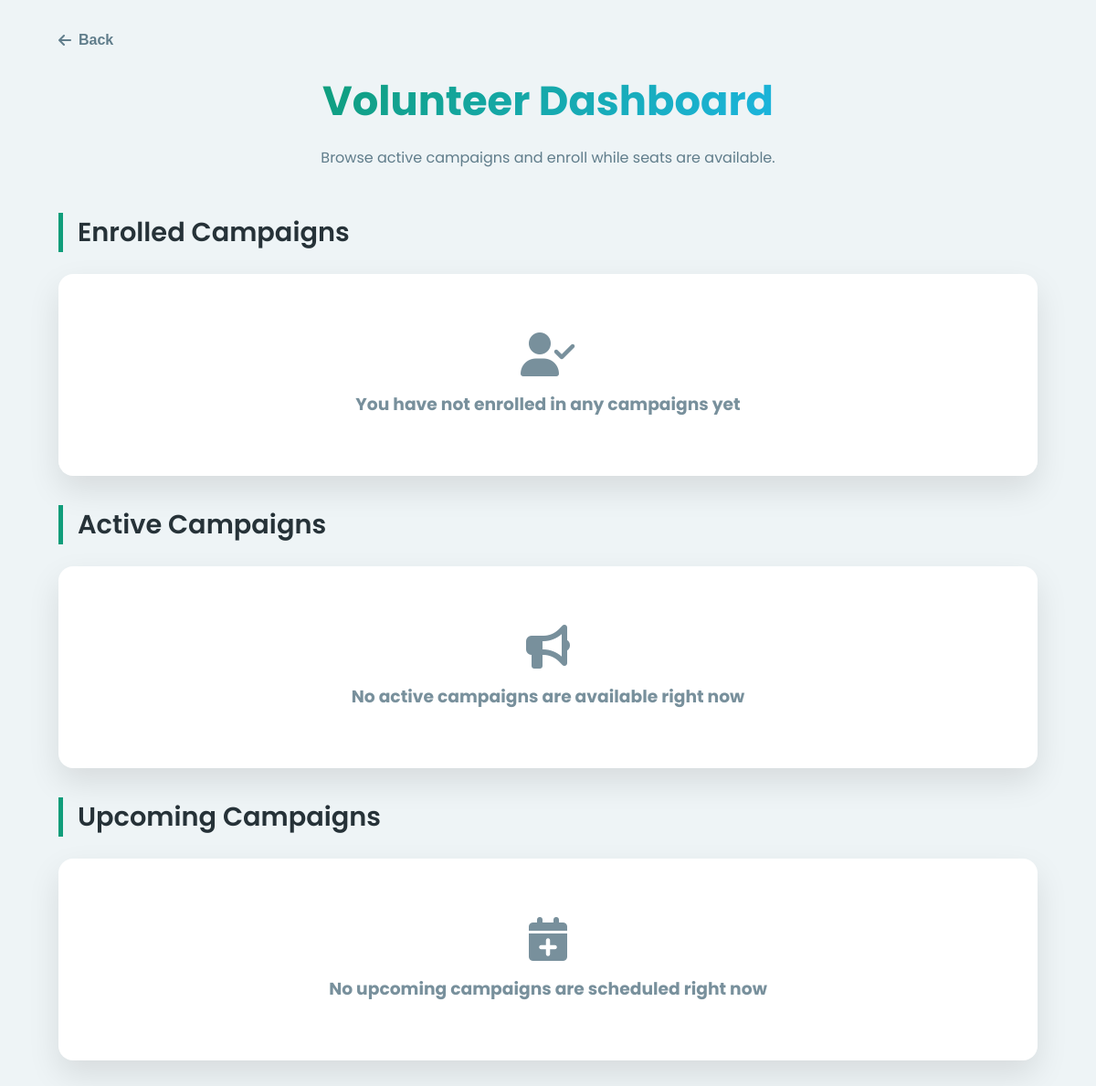
The page /volunteer/dashboard/ (signed in) on the database as committed earlier.
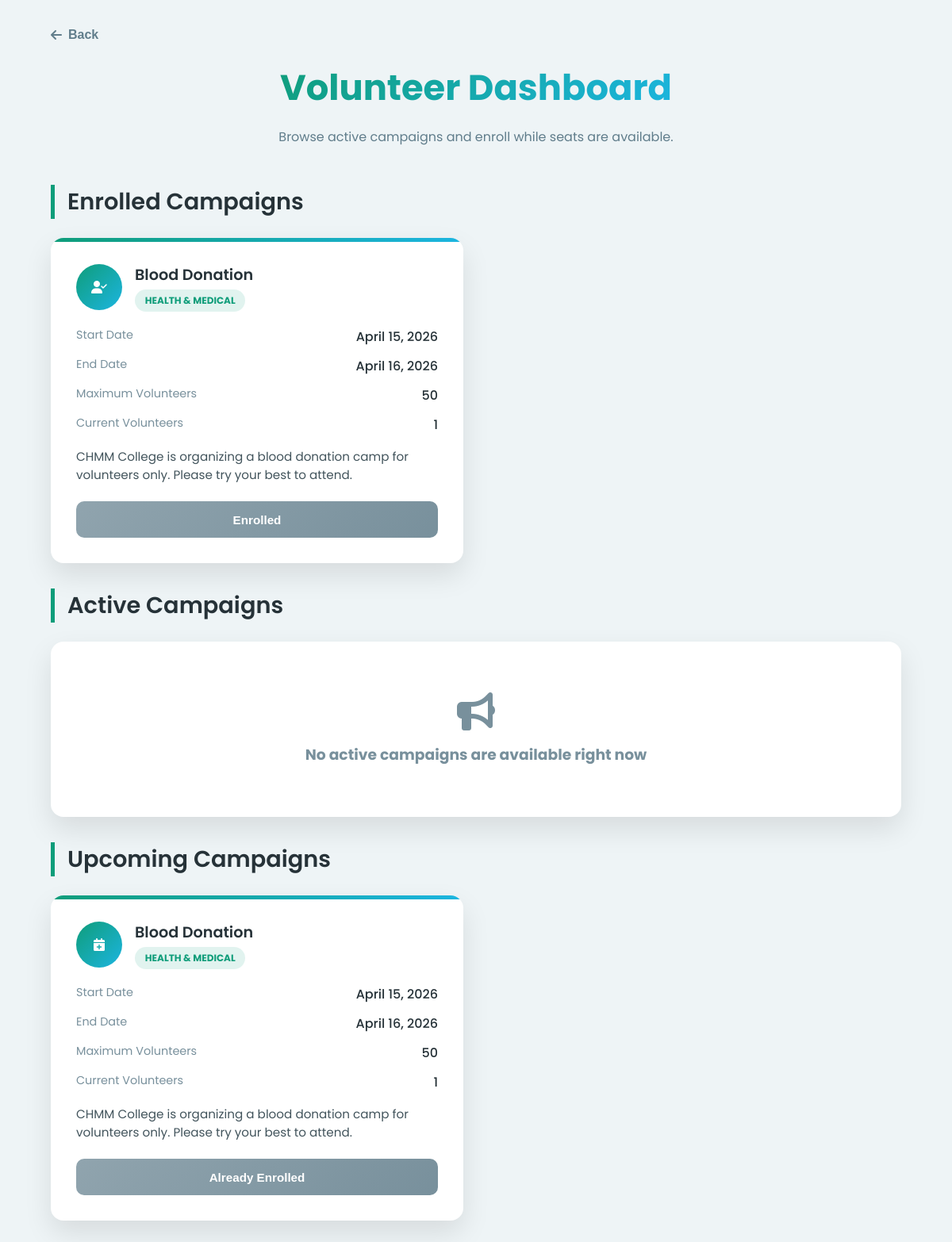
The same page on the database as committed later.
### volunteer/models.py (models this page shows)
class Campaign(models.Model):
    type_choices = (
        ('Health', 'Health & Medical'),
        ('Social', 'Social Service'),
        ('Environment', 'Environmental'),
        ('Education', 'Educational'),
        ('Fundraising', 'Fundraising'),
        ('Awareness', 'Awareness'),
        ('Event', 'Event-Based'),
        ('Skill', 'Skill-Based'),
    )
    name = models.CharField(max_length=50)
    description = models.TextField()
    type = models.CharField(
        max_length=50,
        choices=type_choices
        )
    max_volunteers = models.IntegerField(default=0)
    current_volunteers = models.IntegerField(default=0)
    start_date = models.DateField()
    end_date = models.DateField()
    created_on = models.DateTimeField(auto_now_add=True)

### volunteer/views.py (the view)
# urls.py: path('dashboard/', views.volunteer_dashboard, name='volunteer_dashboard'),
@login_required
def volunteer_dashboard(request):
    today = timezone.localdate()
    volunteer = Volunteer.objects.filter(user=request.user, is_approved=True, declined=False).first()
    if not volunteer:
        return redirect("volunteer:join_volunteer")
    active_campaigns = Campaign.objects.filter(
        start_date__lte=today,
        end_date__gte=today
    ).order_by("end_date", "start_date", "-created_on")
    upcoming_campaigns = Campaign.objects.filter(
        start_date__gt=today
    ).order_by("start_date", "end_date", "-created_on")
    enrolled_campaign_ids = set(
        CampaignEnrollment.objects.filter(user=request.user).values_list("campaign_id", flat=True)
    )
    enrolled_campaigns = Campaign.objects.filter(
        id__in=enrolled_campaign_ids
    ).order_by("start_date", "end_date", "-created_on")
    return render(request, "dashboard/volunteer_dashboard.html", {
        "active_campaigns": active_campaigns,
        "upcoming_campaigns": upcoming_campaigns,
        "enrolled_campaigns": enrolled_campaigns,
        "enrolled_campaign_ids": enrolled_campaign_ids,
    })

### templates/dashboard/volunteer_dashboard.html (shortened to what this page needs)
<!DOCTYPE html>
<html lang="en">
{% load static %}
<head>
    <link rel="stylesheet" href="https://cdnjs.cloudflare.com/ajax/libs/font-awesome/6.4.0/css/all.min.css">
</head>
<body>
    <div class="container">
        <button type="button" onclick="history.back()" class="back-btn">
            <i class="fas fa-arrow-left"></i>
            <span>Back</span>
        </button>
        <header>
            <h1>Volunteer Dashboard</h1>
            <p class="subtitle">Browse active campaigns and enroll while seats are available.</p>
        </header>
        <div class="section-header">
            <h2 class="section-title">Enrolled Campaigns</h2>
        </div>
        {% if enrolled_campaigns %}
        <div class="user-grid">
            {% for campaign in enrolled_campaigns %}
            <div class="user-card">
                <div class="user-header">
                    <div class="user-avatar"><i class="fas fa-user-check"></i></div>
                    <div>
                        <div class="user-name">{{ campaign.name }}</div>
                        <span class="user-role">{{ campaign.get_type_display }}</span>
                    </div>
                </div>
                <div class="detail-row">
                    <span class="detail-label">Start Date</span>
                    <span class="detail-value">{{ campaign.start_date }}</span>
                </div>
                <div class="detail-row">
                    <span class="detail-label">End Date</span>
                    <span class="detail-value">{{ campaign.end_date }}</span>
                </div>
                <div class="detail-row">
                    <span class="detail-label">Maximum Volunteers</span>
                    <span class="detail-value">{{ campaign.max_volunteers }}</span>
                </div>
                <div class="detail-row">
                    <span class="detail-label">Current Volunteers</span>
                    <span class="detail-value">{{ campaign.current_volunteers }}</span>
                </div>
                <p class="description">{{ campaign.description }}</p>
                <div class="action-buttons">
                    <button type="button" class="status-btn">Enrolled</button>
                </div>
            </div>
            {% endfor %}
        </div>
        {% else %}
        <div class="user-grid">
            <div class="empty-state">
                <i class="fas fa-user-check" style="font-size: 3rem; margin-bottom: 1rem;"></i>
                <h3>You have not enrolled in any campaigns yet</h3>
            </div>
        </div>
        {% endif %}
        <div class="section-header">
            <h2 class="section-title">Active Campaigns</h2>
        </div>
        {% if active_campaigns %}
        <div class="user-grid">
            {% for campaign in active_campaigns %}
            <div class="user-card">
                <div class="user-header">
                    <div class="user-avatar"><i class="fas fa-bullhorn"></i></div>
                    <div>
                        <div class="user-name">{{ campaign.name }}</div>
                        <span class="user-role">{{ campaign.get_type_display }}</span>
                    </div>
                </div>
                <div class="detail-row">
                    <span class="detail-label">Start Date</span>
                    <span class="detail-value">{{ campaign.start_date }}</span>
                </div>
                <div class="detail-row">
                    <span class="detail-label">End Date</span>
                    <span class="detail-value">{{ campaign.end_date }}</span>
                </div>
                <div class="detail-row">
                    <span class="detail-label">Maximum Volunteers</span>
                    <span class="detail-value">{{ campaign.max_volunteers }}</span>
                </div>
                <div class="detail-row">
                    <span class="detail-label">Current Volunteers</span>
                    <span class="detail-value">{{ campaign.current_volunteers }}</span>
                </div>
                <p class="description">{{ campaign.description }}</p>
                <div class="action-buttons">
                    {% if campaign.id in enrolled_campaign_ids %}
                    <button type="button" class="status-btn">Already Enrolled</button>
                    {% elif campaign.current_volunteers < campaign.max_volunteers %}
                    <form action="{% url 'volunteer:enroll_campaign' campaign.id %}" method="post" onsubmit="enrollCampaign(event)">
                        {% csrf_token %}
                        <button type="submit" class="enroll-btn">Enroll</button>
                    </form>
                    {% else %}
                    <button type="button" class="status-btn full-btn">Campaign Full</button>
                    {% endif %}
                </div>
            </div>
            {% endfor %}
        </div>
        {% else %}
        <div class="user-grid">
            <div class="empty-state">
                <i class="fas fa-bullhorn" style="font-size: 3rem; margin-bottom: 1rem;"></i>
                <h3>No active campaigns are available right now</h3>
            </div>
        </div>
        {% endif %}
        <div class="section-header">
            <h2 class="section-title">Upcoming Campaigns</h2>
        </div>
        {% if upcoming_campaigns %}
        <div class="user-grid">
            {% for campaign in upcoming_campaigns %}
            <div class="user-card">
                <div class="user-header">
                    <div class="user-avatar"><i class="fas fa-calendar-plus"></i></div>
                    <div>
                        <div class="user-name">{{ campaign.name }}</div>
                        <span class="user-role">{{ campaign.get_type_display }}</span>
                    </div>
                </div>
                <div class="detail-row">
                    <span class="detail-label">Start Date</span>
                    <span class="detail-value">{{ campaign.start_date }}</span>
                </div>
                <div class="detail-row">
                    <span class="detail-label">End Date</span>
                    <span class="detail-value">{{ campaign.end_date }}</span>
                </div>
                <div class="detail-row">
                    <span class="detail-label">Maximum Volunteers</span>
                    <span class="detail-value">{{ campaign.max_volunteers }}</span>
                </div>
                <div class="detail-row">
                    <span class="detail-label">Current Volunteers</span>
                    <span class="detail-value">{{ campaign.current_volunteers }}</span>
                </div>
                <p class="description">{{ campaign.description }}</p>
                <div class="action-buttons">
                    {% if campaign.id in enrolled_campaign_ids %}
                    <button type="button" class="status-btn">Already Enrolled</button>
                    {% elif campaign.current_volunteers < campaign.max_volunteers %}
                    <form action="{% url 'volunteer:enroll_campaign' campaign.id %}" method="post" onsubmit="enrollCampaign(event)">
                        {% csrf_token %}
                        <button type="submit" class="enroll-btn">Enroll Early</button>
                    </form>
                    {% else %}
                    <button type="button" class="status-btn full-btn">Campaign Full</button>
                    {% endif %}
                </div>
            </div>
            {% endfor %}
        </div>
        {% else %}
        <div class="user-grid">
            <div class="empty-state">
                <i class="fas fa-calendar-plus" style="font-size: 3rem; margin-bottom: 1rem;"></i>
                <h3>No upcoming campaigns are scheduled right now</h3>
            </div>
        </div>
        {% endif %}
    </div>
</body>
</html>

### templates/dashboard/volunteer_dashboard.html (style rules this page uses)
:root { --primary: #0f9d7a; --secondary: #1cb5e0; --accent: #ff6b6b; --dark: #263238; --body-bg: #eef4f6; --card-bg: #ffffff; --shadow: 0 15px 35px rgba(0,0,0,0.1); --radius: 16px; }
* { margin: 0; padding: 0; box-sizing: border-box; }
body { font-family: 'Poppins', sans-serif; background: var(--body-bg); color: var(--dark); min-height: 100vh; padding: 2rem 4rem; }
.container { max-width: 1500px; margin: 0 auto; }
.back-btn { display: inline-flex; align-items: center; gap: 0.5rem; color: #607d8b; text-decoration: none; font-weight: 600; margin-bottom: 1.5rem; background: transparent; border: none; cursor: pointer; font-size: 1rem; }
header { text-align: center; margin-bottom: 3rem; }
h1 { font-size: 2.8rem; margin-bottom: 1rem; background: linear-gradient(135deg, var(--primary), var(--secondary)); -webkit-background-clip: text; background-clip: text; -webkit-text-fill-color: transparent; display: inline-block; }
.subtitle { color: #607d8b; max-width: 720px; margin: 0 auto; }
.section-header { margin: 2rem 0 1.5rem; }
.section-title { font-size: 1.8rem; font-weight: 600; padding-left: 1rem; border-left: 5px solid var(--primary); }
.user-grid { display: grid; gap: 2rem; grid-template-columns: repeat(auto-fill, minmax(340px, 1fr)); }
.user-card { background: var(--card-bg); border-radius: var(--radius); box-shadow: var(--shadow); padding: 2rem; position: relative; overflow: hidden; }
.user-card::before { content: ""; position: absolute; inset: 0 auto auto 0; width: 100%; height: 5px; background: linear-gradient(90deg, var(--primary), var(--secondary)); }
.user-header { display: flex; align-items: center; margin-bottom: 1.2rem; }
.user-avatar { width: 58px; height: 58px; border-radius: 50%; background: linear-gradient(135deg, var(--primary), var(--secondary)); color: #fff; display: flex; align-items: center; justify-content: center; margin-right: 1rem; flex-shrink: 0; }
.user-name { font-size: 1.2rem; font-weight: 600; }
.user-role { display: inline-block; margin-top: 0.25rem; padding: 0.3rem 0.8rem; border-radius: 999px; background: rgba(15, 157, 122, 0.12); color: var(--primary); font-size: 0.75rem; font-weight: 700; text-transform: uppercase; }
.detail-row { display: flex; justify-content: space-between; gap: 1rem; margin-bottom: 0.75rem; }
.detail-label { color: #78909c; font-size: 0.9rem; }
.detail-value { font-weight: 500; text-align: right; }
.description { margin-top: 1rem; white-space: pre-wrap; color: #42545c; font-size: 0.95rem; }
.action-buttons { margin-top: 1.4rem; }
.enroll-btn, .status-btn { width: 100%; border: none; border-radius: 10px; padding: 0.9rem 1rem; color: #fff; font-weight: 700; font-size: 0.95rem; }
.status-btn { cursor: not-allowed; background: linear-gradient(135deg, #90a4ae, #78909c); }
.empty-state { grid-column: 1 / -1; background: #fff; border-radius: var(--radius); box-shadow: var(--shadow); text-align: center; padding: 4rem 2rem; color: #78909c; }

Rows that differ between the two databases and show on the page:
added Campaign: name "Blood Donation", type "HEALTH & MEDICAL", start_date "April 15, 2026", end_date "April 16, 2026", max_volunteers "50", current_volunteers "1", description "CHMM College is organizing a blood donation camp for volunteers only. Please try your best to attend.", shows "Already Enrolled"
Other text that changed with them:
text no longer shown: "You have not enrolled in any campaigns yet No upcoming campaigns are scheduled right now"
